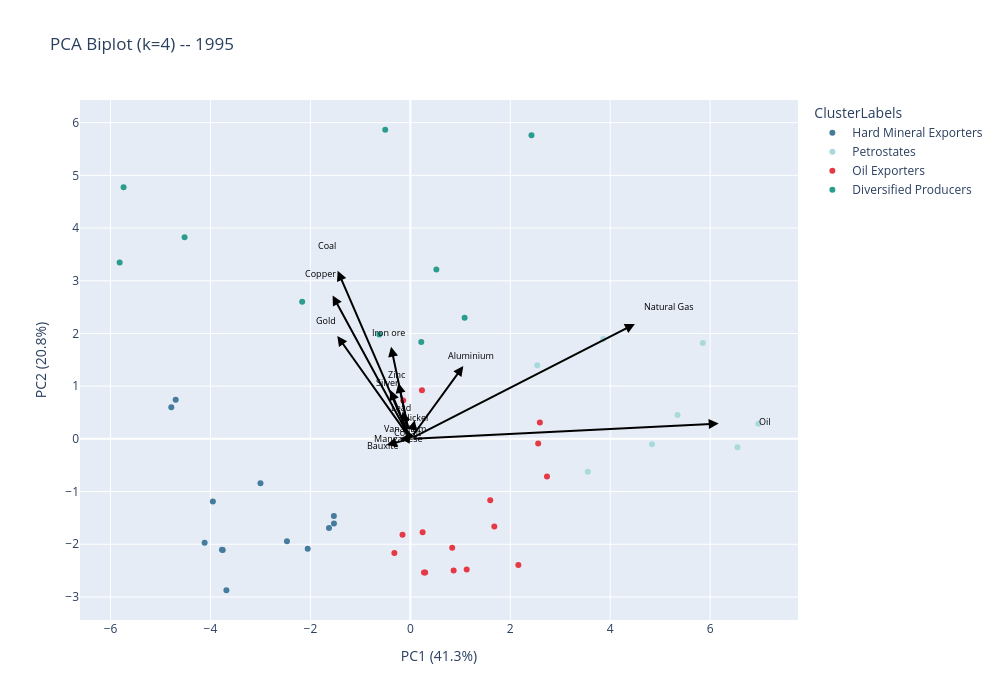
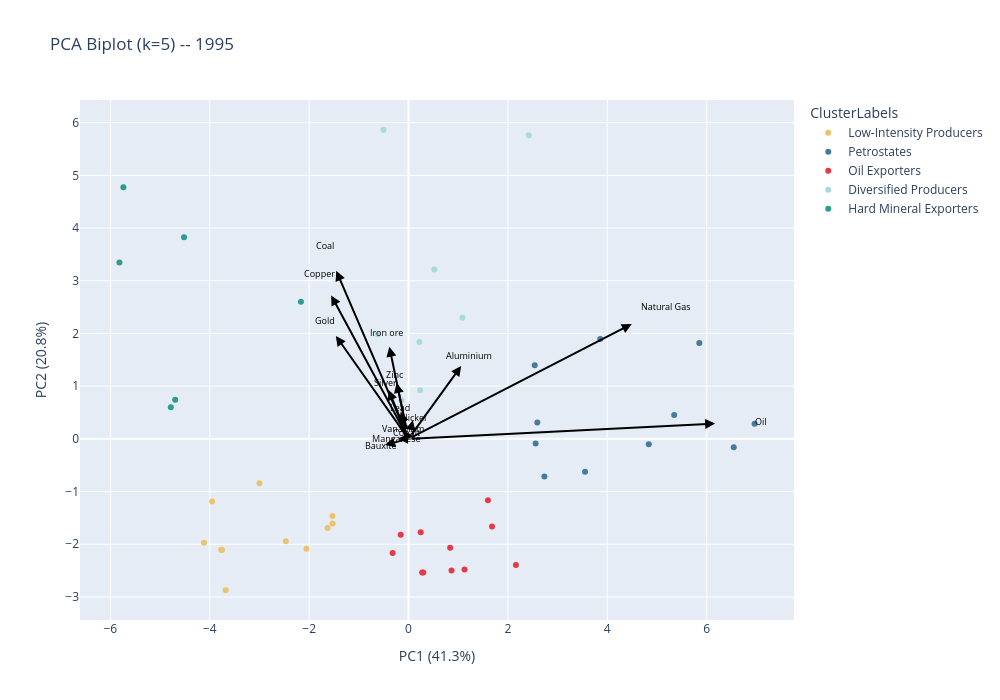
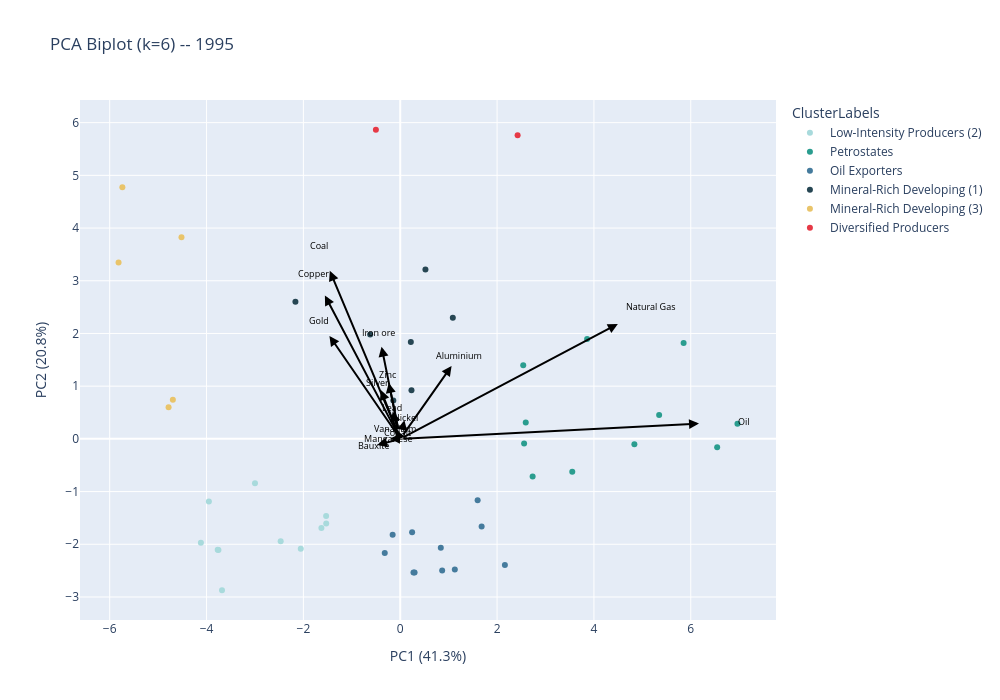

Notebook cell for these charts, in order:
### Markdown cell above
## 6. Biplots: PCA Space with Cluster Assignments

One biplot per k value (using the 1995 snapshot), showing how the PCA space
is partitioned as the number of clusters increases.

### Code cell
def create_biplot(pca_df, pca_model, feature_cols, k, title_suffix=""):
    """Create PCA biplot with cluster colours and loading arrows."""

    loadings_plot = pca_model.components_.T * np.sqrt(pca_model.explained_variance_)
    loadings_df = pd.DataFrame(loadings_plot[:, :2], columns=["PC1", "PC2"], index=feature_cols)
    scale_factor = 2.5
    loadings_scaled = loadings_df * scale_factor

    importance = loadings_df.abs().sum(axis=1)
    top_n = min(15, len(feature_cols))
    top_feats = importance.nlargest(top_n).index

    palette = PALETTES.get(k, px.colors.qualitative.Bold[:k])
    color_map = {}
    for cid in sorted(pca_df["Cluster"].unique()):
        lbl = pca_df[pca_df["Cluster"] == cid]["ClusterLabels"].iloc[0]
        color_map[lbl] = palette[cid % len(palette)]

    fig = px.scatter(
        pca_df, x="PC1", y="PC2",
        color="ClusterLabels",
        hover_data=["Country", "Country Code", "Year"],
        title=f"PCA Biplot (k={k}){title_suffix}",
        color_discrete_map=color_map,
    )

    for feat in top_feats:
        fig.add_annotation(
            x=loadings_scaled.loc[feat, "PC1"],
            y=loadings_scaled.loc[feat, "PC2"],
            ax=0, ay=0, xref="x", yref="y", axref="x", ayref="y",
            showarrow=True, arrowhead=2, arrowsize=1, arrowwidth=2, arrowcolor="black",
        )
        fig.add_annotation(
            x=loadings_scaled.loc[feat, "PC1"] * 1.15,
            y=loadings_scaled.loc[feat, "PC2"] * 1.15,
            text=feat, showarrow=False,
            font=dict(size=9, color="black"),
        )

    var1 = pca_model.explained_variance_ratio_[0] * 100
    var2 = pca_model.explained_variance_ratio_[1] * 100
    fig.update_layout(
        width=1000, height=700,
        xaxis_title=f"PC1 ({var1:.1f}%)",
        yaxis_title=f"PC2 ({var2:.1f}%)",
    )
    return fig


for k in K_VALUES:
    fig = create_biplot(
        results[(k, "1995")], pca_models[(k, "1995")],
        feat_cols[(k, "1995")], k, f" -- 1995"
    )
    fig.show()
    fig.write_html(f"Graphics/NB4/biplot_k{k}_1995.html")

### Figure 1 — Plotly figure (JSON) as saved in the notebook; plotly's stock layout.template omitted (floating-point values rounded to 4 significant figures)
{"data": [{"customdata": [["Albania", "ALB", 1995.0], ["Bosnia and Herzegovina", "BIH", 1995.0], ["Botswana", "BWA", 1995.0], ["Congo, Dem. Rep.", "COD", 1995.0], ["Dominican Republic", "DOM", 1995.0], ["Ghana", "GHA", 1995.0], ["Guinea", "GIN", 1995.0], ["Jamaica", "JAM", 1995.0], ["Mauritania", "MRT", 1995.0], ["Myanmar", "MMR", 1995.0], ["Pakistan", "PAK", 1995.0], ["Viet Nam", "VNM", 1995.0], ["Zimbabwe", "ZWE", 1995.0]], "hovertemplate": "ClusterLabels=Hard Mineral Exporters<br>PC1=%{x}<br>PC2=%{y}<br>Country=%{customdata[0]}<br>Country Code=%{customdata[1]}<br>Year=%{customdata[2]}<extra></extra>", "legendgroup": "Hard Mineral Exporters", "marker": {"color": "#457B9D", "symbol": "circle"}, "mode": "markers", "name": "Hard Mineral Exporters", "orientation": "v", "showlegend": true, "type": "scatter", "x": [-1.531, -3.952, -4.696, -2.469, -3.754, -3.0, -4.117, -3.681, -3.769, -2.054, -1.529, -1.628, -4.784], "xaxis": "x", "y": [-1.464, -1.187, 0.7426, -1.941, -2.108, -0.8415, -1.973, -2.872, -2.104, -2.083, -1.605, -1.692, 0.6007], "yaxis": "y"}, {"customdata": [["Algeria", "DZA", 1995.0], ["Bahrain", "BHR", 1995.0], ["Iran, Islamic Rep.", "IRN", 1995.0], ["Kuwait", "KWT", 1995.0], ["Oman", "OMN", 1995.0], ["Qatar", "QAT", 1995.0], ["Saudi Arabia", "SAU", 1995.0], ["Venezuela, RB", "VEN", 1995.0]], "hovertemplate": "ClusterLabels=Petrostates<br>PC1=%{x}<br>PC2=%{y}<br>Country=%{customdata[0]}<br>Country Code=%{customdata[1]}<br>Year=%{customdata[2]}<extra></extra>", "legendgroup": "Petrostates", "marker": {"color": "#A8DADC", "symbol": "circle"}, "mode": "markers", "name": "Petrostates", "orientation": "v", "showlegend": true, "type": "scatter", "x": [3.553, 5.852, 2.54, 6.545, 4.835, 6.964, 5.347, 3.859], "xaxis": "x", "y": [-0.6246, 1.817, 1.396, -0.1587, -0.1022, 0.2888, 0.453, 1.897], "yaxis": "y"}, {"customdata": [["Angola", "AGO", 1995.0], ["Argentina", "ARG", 1995.0], ["Azerbaijan", "AZE", 1995.0], ["Bolivia", "BOL", 1995.0], ["Cameroon", "CMR", 1995.0], ["Colombia", "COL", 1995.0], ["Congo, Rep.", "COG", 1995.0], ["Ecuador", "ECU", 1995.0], ["Egypt, Arab Rep.", "EGY", 1995.0], ["Estonia", "EST", 1995.0], ["Gabon", "GAB", 1995.0], ["Iraq", "IRQ", 1995.0], ["Malaysia", "MYS", 1995.0], ["Nigeria", "NGA", 1995.0], ["Tunisia", "TUN", 1995.0], ["Yemen, Rep.", "YEM", 1995.0]], "hovertemplate": "ClusterLabels=Oil Exporters<br>PC1=%{x}<br>PC2=%{y}<br>Country=%{customdata[0]}<br>Country Code=%{customdata[1]}<br>Year=%{customdata[2]}<extra></extra>", "legendgroup": "Oil Exporters", "marker": {"color": "#E63946", "symbol": "circle"}, "mode": "markers", "name": "Oil Exporters", "orientation": "v", "showlegend": true, "type": "scatter", "x": [0.8657, 2.558, 2.734, -0.1429, -0.157, 0.2322, 1.127, 0.2452, 1.598, 0.2964, 2.161, 1.681, 2.592, 0.8375, -0.3199, 0.2733], "xaxis": "x", "y": [-2.497, -0.0867, -0.7148, 0.7256, -1.821, 0.9226, -2.479, -1.774, -1.165, -2.534, -2.394, -1.664, 0.3122, -2.064, -2.163, -2.536], "yaxis": "y"}, {"customdata": [["Chile", "CHL", 1995.0], ["Indonesia", "IDN", 1995.0], ["Kazakhstan", "KAZ", 1995.0], ["Mexico", "MEX", 1995.0], ["Mongolia", "MNG", 1995.0], ["Peru", "PER", 1995.0], ["Romania", "ROU", 1995.0], ["Russian Federation", "RUS", 1995.0], ["South Africa", "ZAF", 1995.0], ["Ukraine", "UKR", 1995.0]], "hovertemplate": "ClusterLabels=Diversified Producers<br>PC1=%{x}<br>PC2=%{y}<br>Country=%{customdata[0]}<br>Country Code=%{customdata[1]}<br>Year=%{customdata[2]}<extra></extra>", "legendgroup": "Diversified Producers", "marker": {"color": "#2A9D8F", "symbol": "circle"}, "mode": "markers", "name": "Diversified Producers", "orientation": "v", "showlegend": true, "type": "scatter", "x": [-4.518, 0.2186, -0.5026, 1.086, -5.817, -2.165, 0.5203, 2.424, -5.738, -0.6206], "xaxis": "x", "y": [3.825, 1.838, 5.865, 2.296, 3.346, 2.6, 3.212, 5.759, 4.774, 1.979], "yaxis": "y"}], "layout": {"annotations": [{"arrowcolor": "black", "arrowhead": 2, "arrowsize": 1, "arrowwidth": 2, "ax": 0, "axref": "x", "ay": 0, "ayref": "y", "showarrow": true, "x": 4.494, "xref": "x", "y": 2.179, "yref": "y"}, {"font": {"color": "black", "size": 9}, "showarrow": false, "text": "Natural Gas", "x": 5.168, "y": 2.506}, {"arrowcolor": "black", "arrowhead": 2, "arrowsize": 1, "arrowwidth": 2, "ax": 0, "axref": "x", "ay": 0, "ayref": "y", "showarrow": true, "x": 6.17, "xref": "x", "y": 0.2895, "yref": "y"}, {"font": {"color": "black", "size": 9}, "showarrow": false, "text": "Oil", "x": 7.096, "y": 0.333}, {"arrowcolor": "black", "arrowhead": 2, "arrowsize": 1, "arrowwidth": 2, "ax": 0, "axref": "x", "ay": 0, "ayref": "y", "showarrow": true, "x": -1.455, "xref": "x", "y": 3.188, "yref": "y"}, {"font": {"color": "black", "size": 9}, "showarrow": false, "text": "Coal", "x": -1.673, "y": 3.666}, {"arrowcolor": "black", "arrowhead": 2, "arrowsize": 1, "arrowwidth": 2, "ax": 0, "axref": "x", "ay": 0, "ayref": "y", "showarrow": true, "x": -1.556, "xref": "x", "y": 2.722, "yref": "y"}, {"font": {"color": "black", "size": 9}, "showarrow": false, "text": "Copper", "x": -1.79, "y": 3.131}, {"arrowcolor": "black", "arrowhead": 2, "arrowsize": 1, "arrowwidth": 2, "ax": 0, "axref": "x", "ay": 0, "ayref": "y", "showarrow": true, "x": -1.462, "xref": "x", "y": 1.954, "yref": "y"}, {"font": {"color": "black", "size": 9}, "showarrow": false, "text": "Gold", "x": -1.681, "y": 2.247}, {"arrowcolor": "black", "arrowhead": 2, "arrowsize": 1, "arrowwidth": 2, "ax": 0, "axref": "x", "ay": 0, "ayref": "y", "showarrow": true, "x": 1.06, "xref": "x", "y": 1.382, "yref": "y"}, {"font": {"color": "black", "size": 9}, "showarrow": false, "text": "Aluminium", "x": 1.219, "y": 1.59}, {"arrowcolor": "black", "arrowhead": 2, "arrowsize": 1, "arrowwidth": 2, "ax": 0, "axref": "x", "ay": 0, "ayref": "y", "showarrow": true, "x": -0.3861, "xref": "x", "y": 1.75, "yref": "y"}, {"font": {"color": "black", "size": 9}, "showarrow": false, "text": "Iron ore", "x": -0.4441, "y": 2.012}, {"arrowcolor": "black", "arrowhead": 2, "arrowsize": 1, "arrowwidth": 2, "ax": 0, "axref": "x", "ay": 0, "ayref": "y", "showarrow": true, "x": -0.4005, "xref": "x", "y": 0.9256, "yref": "y"}, {"font": {"color": "black", "size": 9}, "showarrow": false, "text": "Silver", "x": -0.4605, "y": 1.064}, {"arrowcolor": "black", "arrowhead": 2, "arrowsize": 1, "arrowwidth": 2, "ax": 0, "axref": "x", "ay": 0, "ayref": "y", "showarrow": true, "x": -0.2371, "xref": "x", "y": 1.06, "yref": "y"}, {"font": {"color": "black", "size": 9}, "showarrow": false, "text": "Zinc", "x": -0.2727, "y": 1.219}, {"arrowcolor": "black", "arrowhead": 2, "arrowsize": 1, "arrowwidth": 2, "ax": 0, "axref": "x", "ay": 0, "ayref": "y", "showarrow": true, "x": -0.1548, "xref": "x", "y": 0.5176, "yref": "y"}, {"font": {"color": "black", "size": 9}, "showarrow": false, "text": "Lead", "x": -0.1781, "y": 0.5952}, {"arrowcolor": "black", "arrowhead": 2, "arrowsize": 1, "arrowwidth": 2, "ax": 0, "axref": "x", "ay": 0, "ayref": "y", "showarrow": true, "x": -0.4761, "xref": "x", "y": -0.1167, "yref": "y"}, {"font": {"color": "black", "size": 9}, "showarrow": false, "text": "Bauxite", "x": -0.5475, "y": -0.1343}, {"arrowcolor": "black", "arrowhead": 2, "arrowsize": 1, "arrowwidth": 2, "ax": 0, "axref": "x", "ay": 0, "ayref": "y", "showarrow": true, "x": 0.08654, "xref": "x", "y": 0.3547, "yref": "y"}, {"font": {"color": "black", "size": 9}, "showarrow": false, "text": "Nickel", "x": 0.09952, "y": 0.4079}, {"arrowcolor": "black", "arrowhead": 2, "arrowsize": 1, "arrowwidth": 2, "ax": 0, "axref": "x", "ay": 0, "ayref": "y", "showarrow": true, "x": -0.09124, "xref": "x", "y": 0.1732, "yref": "y"}, {"font": {"color": "black", "size": 9}, "showarrow": false, "text": "Vanadium", "x": -0.1049, "y": 0.1992}, {"arrowcolor": "black", "arrowhead": 2, "arrowsize": 1, "arrowwidth": 2, "ax": 0, "axref": "x", "ay": 0, "ayref": "y", "showarrow": true, "x": -0.2098, "xref": "x", "y": 0.006134, "yref": "y"}, {"font": {"color": "black", "size": 9}, "showarrow": false, "text": "Manganese", "x": -0.2413, "y": 0.007054}, {"arrowcolor": "black", "arrowhead": 2, "arrowsize": 1, "arrowwidth": 2, "ax": 0, "axref": "x", "ay": 0, "ayref": "y", "showarrow": true, "x": -0.0433, "xref": "x", "y": 0.09971, "yref": "y"}, {"font": {"color": "black", "size": 9}, "showarrow": false, "text": "Cobalt", "x": -0.0498, "y": 0.1147}], "height": 700, "legend": {"title": {"text": "ClusterLabels"}, "tracegroupgap": 0}, "title": {"text": "PCA Biplot (k=4) -- 1995"}, "width": 1000, "xaxis": {"anchor": "y", "domain": [0.0, 1.0], "title": {"text": "PC1 (41.3%)"}}, "yaxis": {"anchor": "x", "domain": [0.0, 1.0], "title": {"text": "PC2 (20.8%)"}}}}

### Figure 2 — Plotly figure (JSON) as saved in the notebook; plotly's stock layout.template omitted (floating-point values rounded to 4 significant figures)
{"data": [{"customdata": [["Albania", "ALB", 1995.0], ["Bosnia and Herzegovina", "BIH", 1995.0], ["Congo, Dem. Rep.", "COD", 1995.0], ["Dominican Republic", "DOM", 1995.0], ["Ghana", "GHA", 1995.0], ["Guinea", "GIN", 1995.0], ["Jamaica", "JAM", 1995.0], ["Mauritania", "MRT", 1995.0], ["Myanmar", "MMR", 1995.0], ["Pakistan", "PAK", 1995.0], ["Viet Nam", "VNM", 1995.0]], "hovertemplate": "ClusterLabels=Low-Intensity Producers<br>PC1=%{x}<br>PC2=%{y}<br>Country=%{customdata[0]}<br>Country Code=%{customdata[1]}<br>Year=%{customdata[2]}<extra></extra>", "legendgroup": "Low-Intensity Producers", "marker": {"color": "#E9C46A", "symbol": "circle"}, "mode": "markers", "name": "Low-Intensity Producers", "orientation": "v", "showlegend": true, "type": "scatter", "x": [-1.531, -3.952, -2.469, -3.754, -3.0, -4.117, -3.681, -3.769, -2.054, -1.529, -1.628], "xaxis": "x", "y": [-1.464, -1.187, -1.941, -2.108, -0.8415, -1.973, -2.872, -2.104, -2.083, -1.605, -1.692], "yaxis": "y"}, {"customdata": [["Algeria", "DZA", 1995.0], ["Argentina", "ARG", 1995.0], ["Azerbaijan", "AZE", 1995.0], ["Bahrain", "BHR", 1995.0], ["Iran, Islamic Rep.", "IRN", 1995.0], ["Kuwait", "KWT", 1995.0], ["Malaysia", "MYS", 1995.0], ["Oman", "OMN", 1995.0], ["Qatar", "QAT", 1995.0], ["Saudi Arabia", "SAU", 1995.0], ["Venezuela, RB", "VEN", 1995.0]], "hovertemplate": "ClusterLabels=Petrostates<br>PC1=%{x}<br>PC2=%{y}<br>Country=%{customdata[0]}<br>Country Code=%{customdata[1]}<br>Year=%{customdata[2]}<extra></extra>", "legendgroup": "Petrostates", "marker": {"color": "#457B9D", "symbol": "circle"}, "mode": "markers", "name": "Petrostates", "orientation": "v", "showlegend": true, "type": "scatter", "x": [3.553, 2.558, 2.734, 5.852, 2.54, 6.545, 2.592, 4.835, 6.964, 5.347, 3.859], "xaxis": "x", "y": [-0.6246, -0.0867, -0.7148, 1.817, 1.396, -0.1587, 0.3122, -0.1022, 0.2888, 0.453, 1.897], "yaxis": "y"}, {"customdata": [["Angola", "AGO", 1995.0], ["Cameroon", "CMR", 1995.0], ["Congo, Rep.", "COG", 1995.0], ["Ecuador", "ECU", 1995.0], ["Egypt, Arab Rep.", "EGY", 1995.0], ["Estonia", "EST", 1995.0], ["Gabon", "GAB", 1995.0], ["Iraq", "IRQ", 1995.0], ["Nigeria", "NGA", 1995.0], ["Tunisia", "TUN", 1995.0], ["Yemen, Rep.", "YEM", 1995.0]], "hovertemplate": "ClusterLabels=Oil Exporters<br>PC1=%{x}<br>PC2=%{y}<br>Country=%{customdata[0]}<br>Country Code=%{customdata[1]}<br>Year=%{customdata[2]}<extra></extra>", "legendgroup": "Oil Exporters", "marker": {"color": "#E63946", "symbol": "circle"}, "mode": "markers", "name": "Oil Exporters", "orientation": "v", "showlegend": true, "type": "scatter", "x": [0.8657, -0.157, 1.127, 0.2452, 1.598, 0.2964, 2.161, 1.681, 0.8375, -0.3199, 0.2733], "xaxis": "x", "y": [-2.497, -1.821, -2.479, -1.774, -1.165, -2.534, -2.394, -1.664, -2.064, -2.163, -2.536], "yaxis": "y"}, {"customdata": [["Bolivia", "BOL", 1995.0], ["Colombia", "COL", 1995.0], ["Indonesia", "IDN", 1995.0], ["Kazakhstan", "KAZ", 1995.0], ["Mexico", "MEX", 1995.0], ["Romania", "ROU", 1995.0], ["Russian Federation", "RUS", 1995.0], ["Ukraine", "UKR", 1995.0]], "hovertemplate": "ClusterLabels=Diversified Producers<br>PC1=%{x}<br>PC2=%{y}<br>Country=%{customdata[0]}<br>Country Code=%{customdata[1]}<br>Year=%{customdata[2]}<extra></extra>", "legendgroup": "Diversified Producers", "marker": {"color": "#A8DADC", "symbol": "circle"}, "mode": "markers", "name": "Diversified Producers", "orientation": "v", "showlegend": true, "type": "scatter", "x": [-0.1429, 0.2322, 0.2186, -0.5026, 1.086, 0.5203, 2.424, -0.6206], "xaxis": "x", "y": [0.7256, 0.9226, 1.838, 5.865, 2.296, 3.212, 5.759, 1.979], "yaxis": "y"}, {"customdata": [["Botswana", "BWA", 1995.0], ["Chile", "CHL", 1995.0], ["Mongolia", "MNG", 1995.0], ["Peru", "PER", 1995.0], ["South Africa", "ZAF", 1995.0], ["Zimbabwe", "ZWE", 1995.0]], "hovertemplate": "ClusterLabels=Hard Mineral Exporters<br>PC1=%{x}<br>PC2=%{y}<br>Country=%{customdata[0]}<br>Country Code=%{customdata[1]}<br>Year=%{customdata[2]}<extra></extra>", "legendgroup": "Hard Mineral Exporters", "marker": {"color": "#2A9D8F", "symbol": "circle"}, "mode": "markers", "name": "Hard Mineral Exporters", "orientation": "v", "showlegend": true, "type": "scatter", "x": [-4.696, -4.518, -5.817, -2.165, -5.738, -4.784], "xaxis": "x", "y": [0.7426, 3.825, 3.346, 2.6, 4.774, 0.6007], "yaxis": "y"}], "layout": {"annotations": [{"arrowcolor": "black", "arrowhead": 2, "arrowsize": 1, "arrowwidth": 2, "ax": 0, "axref": "x", "ay": 0, "ayref": "y", "showarrow": true, "x": 4.494, "xref": "x", "y": 2.179, "yref": "y"}, {"font": {"color": "black", "size": 9}, "showarrow": false, "text": "Natural Gas", "x": 5.168, "y": 2.506}, {"arrowcolor": "black", "arrowhead": 2, "arrowsize": 1, "arrowwidth": 2, "ax": 0, "axref": "x", "ay": 0, "ayref": "y", "showarrow": true, "x": 6.17, "xref": "x", "y": 0.2895, "yref": "y"}, {"font": {"color": "black", "size": 9}, "showarrow": false, "text": "Oil", "x": 7.096, "y": 0.333}, {"arrowcolor": "black", "arrowhead": 2, "arrowsize": 1, "arrowwidth": 2, "ax": 0, "axref": "x", "ay": 0, "ayref": "y", "showarrow": true, "x": -1.455, "xref": "x", "y": 3.188, "yref": "y"}, {"font": {"color": "black", "size": 9}, "showarrow": false, "text": "Coal", "x": -1.673, "y": 3.666}, {"arrowcolor": "black", "arrowhead": 2, "arrowsize": 1, "arrowwidth": 2, "ax": 0, "axref": "x", "ay": 0, "ayref": "y", "showarrow": true, "x": -1.556, "xref": "x", "y": 2.722, "yref": "y"}, {"font": {"color": "black", "size": 9}, "showarrow": false, "text": "Copper", "x": -1.79, "y": 3.131}, {"arrowcolor": "black", "arrowhead": 2, "arrowsize": 1, "arrowwidth": 2, "ax": 0, "axref": "x", "ay": 0, "ayref": "y", "showarrow": true, "x": -1.462, "xref": "x", "y": 1.954, "yref": "y"}, {"font": {"color": "black", "size": 9}, "showarrow": false, "text": "Gold", "x": -1.681, "y": 2.247}, {"arrowcolor": "black", "arrowhead": 2, "arrowsize": 1, "arrowwidth": 2, "ax": 0, "axref": "x", "ay": 0, "ayref": "y", "showarrow": true, "x": 1.06, "xref": "x", "y": 1.382, "yref": "y"}, {"font": {"color": "black", "size": 9}, "showarrow": false, "text": "Aluminium", "x": 1.219, "y": 1.59}, {"arrowcolor": "black", "arrowhead": 2, "arrowsize": 1, "arrowwidth": 2, "ax": 0, "axref": "x", "ay": 0, "ayref": "y", "showarrow": true, "x": -0.3861, "xref": "x", "y": 1.75, "yref": "y"}, {"font": {"color": "black", "size": 9}, "showarrow": false, "text": "Iron ore", "x": -0.4441, "y": 2.012}, {"arrowcolor": "black", "arrowhead": 2, "arrowsize": 1, "arrowwidth": 2, "ax": 0, "axref": "x", "ay": 0, "ayref": "y", "showarrow": true, "x": -0.4005, "xref": "x", "y": 0.9256, "yref": "y"}, {"font": {"color": "black", "size": 9}, "showarrow": false, "text": "Silver", "x": -0.4605, "y": 1.064}, {"arrowcolor": "black", "arrowhead": 2, "arrowsize": 1, "arrowwidth": 2, "ax": 0, "axref": "x", "ay": 0, "ayref": "y", "showarrow": true, "x": -0.2371, "xref": "x", "y": 1.06, "yref": "y"}, {"font": {"color": "black", "size": 9}, "showarrow": false, "text": "Zinc", "x": -0.2727, "y": 1.219}, {"arrowcolor": "black", "arrowhead": 2, "arrowsize": 1, "arrowwidth": 2, "ax": 0, "axref": "x", "ay": 0, "ayref": "y", "showarrow": true, "x": -0.1548, "xref": "x", "y": 0.5176, "yref": "y"}, {"font": {"color": "black", "size": 9}, "showarrow": false, "text": "Lead", "x": -0.1781, "y": 0.5952}, {"arrowcolor": "black", "arrowhead": 2, "arrowsize": 1, "arrowwidth": 2, "ax": 0, "axref": "x", "ay": 0, "ayref": "y", "showarrow": true, "x": -0.4761, "xref": "x", "y": -0.1167, "yref": "y"}, {"font": {"color": "black", "size": 9}, "showarrow": false, "text": "Bauxite", "x": -0.5475, "y": -0.1343}, {"arrowcolor": "black", "arrowhead": 2, "arrowsize": 1, "arrowwidth": 2, "ax": 0, "axref": "x", "ay": 0, "ayref": "y", "showarrow": true, "x": 0.08654, "xref": "x", "y": 0.3547, "yref": "y"}, {"font": {"color": "black", "size": 9}, "showarrow": false, "text": "Nickel", "x": 0.09952, "y": 0.4079}, {"arrowcolor": "black", "arrowhead": 2, "arrowsize": 1, "arrowwidth": 2, "ax": 0, "axref": "x", "ay": 0, "ayref": "y", "showarrow": true, "x": -0.09124, "xref": "x", "y": 0.1732, "yref": "y"}, {"font": {"color": "black", "size": 9}, "showarrow": false, "text": "Vanadium", "x": -0.1049, "y": 0.1992}, {"arrowcolor": "black", "arrowhead": 2, "arrowsize": 1, "arrowwidth": 2, "ax": 0, "axref": "x", "ay": 0, "ayref": "y", "showarrow": true, "x": -0.2098, "xref": "x", "y": 0.006134, "yref": "y"}, {"font": {"color": "black", "size": 9}, "showarrow": false, "text": "Manganese", "x": -0.2413, "y": 0.007054}, {"arrowcolor": "black", "arrowhead": 2, "arrowsize": 1, "arrowwidth": 2, "ax": 0, "axref": "x", "ay": 0, "ayref": "y", "showarrow": true, "x": -0.0433, "xref": "x", "y": 0.09971, "yref": "y"}, {"font": {"color": "black", "size": 9}, "showarrow": false, "text": "Cobalt", "x": -0.0498, "y": 0.1147}], "height": 700, "legend": {"title": {"text": "ClusterLabels"}, "tracegroupgap": 0}, "title": {"text": "PCA Biplot (k=5) -- 1995"}, "width": 1000, "xaxis": {"anchor": "y", "domain": [0.0, 1.0], "title": {"text": "PC1 (41.3%)"}}, "yaxis": {"anchor": "x", "domain": [0.0, 1.0], "title": {"text": "PC2 (20.8%)"}}}}

### Figure 3 — Plotly figure (JSON) as saved in the notebook; plotly's stock layout.template omitted (floating-point values rounded to 4 significant figures)
{"data": [{"customdata": [["Albania", "ALB", 1995.0], ["Bosnia and Herzegovina", "BIH", 1995.0], ["Congo, Dem. Rep.", "COD", 1995.0], ["Dominican Republic", "DOM", 1995.0], ["Ghana", "GHA", 1995.0], ["Guinea", "GIN", 1995.0], ["Jamaica", "JAM", 1995.0], ["Mauritania", "MRT", 1995.0], ["Myanmar", "MMR", 1995.0], ["Pakistan", "PAK", 1995.0], ["Viet Nam", "VNM", 1995.0]], "hovertemplate": "ClusterLabels=Low-Intensity Producers (2)<br>PC1=%{x}<br>PC2=%{y}<br>Country=%{customdata[0]}<br>Country Code=%{customdata[1]}<br>Year=%{customdata[2]}<extra></extra>", "legendgroup": "Low-Intensity Producers (2)", "marker": {"color": "#A8DADC", "symbol": "circle"}, "mode": "markers", "name": "Low-Intensity Producers (2)", "orientation": "v", "showlegend": true, "type": "scatter", "x": [-1.531, -3.952, -2.469, -3.754, -3.0, -4.117, -3.681, -3.769, -2.054, -1.529, -1.628], "xaxis": "x", "y": [-1.464, -1.187, -1.941, -2.108, -0.8415, -1.973, -2.872, -2.104, -2.083, -1.605, -1.692], "yaxis": "y"}, {"customdata": [["Algeria", "DZA", 1995.0], ["Argentina", "ARG", 1995.0], ["Azerbaijan", "AZE", 1995.0], ["Bahrain", "BHR", 1995.0], ["Iran, Islamic Rep.", "IRN", 1995.0], ["Kuwait", "KWT", 1995.0], ["Malaysia", "MYS", 1995.0], ["Oman", "OMN", 1995.0], ["Qatar", "QAT", 1995.0], ["Saudi Arabia", "SAU", 1995.0], ["Venezuela, RB", "VEN", 1995.0]], "hovertemplate": "ClusterLabels=Petrostates<br>PC1=%{x}<br>PC2=%{y}<br>Country=%{customdata[0]}<br>Country Code=%{customdata[1]}<br>Year=%{customdata[2]}<extra></extra>", "legendgroup": "Petrostates", "marker": {"color": "#2A9D8F", "symbol": "circle"}, "mode": "markers", "name": "Petrostates", "orientation": "v", "showlegend": true, "type": "scatter", "x": [3.553, 2.558, 2.734, 5.852, 2.54, 6.545, 2.592, 4.835, 6.964, 5.347, 3.859], "xaxis": "x", "y": [-0.6246, -0.0867, -0.7148, 1.817, 1.396, -0.1587, 0.3122, -0.1022, 0.2888, 0.453, 1.897], "yaxis": "y"}, {"customdata": [["Angola", "AGO", 1995.0], ["Cameroon", "CMR", 1995.0], ["Congo, Rep.", "COG", 1995.0], ["Ecuador", "ECU", 1995.0], ["Egypt, Arab Rep.", "EGY", 1995.0], ["Estonia", "EST", 1995.0], ["Gabon", "GAB", 1995.0], ["Iraq", "IRQ", 1995.0], ["Nigeria", "NGA", 1995.0], ["Tunisia", "TUN", 1995.0], ["Yemen, Rep.", "YEM", 1995.0]], "hovertemplate": "ClusterLabels=Oil Exporters<br>PC1=%{x}<br>PC2=%{y}<br>Country=%{customdata[0]}<br>Country Code=%{customdata[1]}<br>Year=%{customdata[2]}<extra></extra>", "legendgroup": "Oil Exporters", "marker": {"color": "#457B9D", "symbol": "circle"}, "mode": "markers", "name": "Oil Exporters", "orientation": "v", "showlegend": true, "type": "scatter", "x": [0.8657, -0.157, 1.127, 0.2452, 1.598, 0.2964, 2.161, 1.681, 0.8375, -0.3199, 0.2733], "xaxis": "x", "y": [-2.497, -1.821, -2.479, -1.774, -1.165, -2.534, -2.394, -1.664, -2.064, -2.163, -2.536], "yaxis": "y"}, {"customdata": [["Bolivia", "BOL", 1995.0], ["Colombia", "COL", 1995.0], ["Indonesia", "IDN", 1995.0], ["Mexico", "MEX", 1995.0], ["Peru", "PER", 1995.0], ["Romania", "ROU", 1995.0], ["Ukraine", "UKR", 1995.0]], "hovertemplate": "ClusterLabels=Mineral-Rich Developing (1)<br>PC1=%{x}<br>PC2=%{y}<br>Country=%{customdata[0]}<br>Country Code=%{customdata[1]}<br>Year=%{customdata[2]}<extra></extra>", "legendgroup": "Mineral-Rich Developing (1)", "marker": {"color": "#264653", "symbol": "circle"}, "mode": "markers", "name": "Mineral-Rich Developing (1)", "orientation": "v", "showlegend": true, "type": "scatter", "x": [-0.1429, 0.2322, 0.2186, 1.086, -2.165, 0.5203, -0.6206], "xaxis": "x", "y": [0.7256, 0.9226, 1.838, 2.296, 2.6, 3.212, 1.979], "yaxis": "y"}, {"customdata": [["Botswana", "BWA", 1995.0], ["Chile", "CHL", 1995.0], ["Mongolia", "MNG", 1995.0], ["South Africa", "ZAF", 1995.0], ["Zimbabwe", "ZWE", 1995.0]], "hovertemplate": "ClusterLabels=Mineral-Rich Developing (3)<br>PC1=%{x}<br>PC2=%{y}<br>Country=%{customdata[0]}<br>Country Code=%{customdata[1]}<br>Year=%{customdata[2]}<extra></extra>", "legendgroup": "Mineral-Rich Developing (3)", "marker": {"color": "#E9C46A", "symbol": "circle"}, "mode": "markers", "name": "Mineral-Rich Developing (3)", "orientation": "v", "showlegend": true, "type": "scatter", "x": [-4.696, -4.518, -5.817, -5.738, -4.784], "xaxis": "x", "y": [0.7426, 3.825, 3.346, 4.774, 0.6007], "yaxis": "y"}, {"customdata": [["Kazakhstan", "KAZ", 1995.0], ["Russian Federation", "RUS", 1995.0]], "hovertemplate": "ClusterLabels=Diversified Producers<br>PC1=%{x}<br>PC2=%{y}<br>Country=%{customdata[0]}<br>Country Code=%{customdata[1]}<br>Year=%{customdata[2]}<extra></extra>", "legendgroup": "Diversified Producers", "marker": {"color": "#E63946", "symbol": "circle"}, "mode": "markers", "name": "Diversified Producers", "orientation": "v", "showlegend": true, "type": "scatter", "x": [-0.5026, 2.424], "xaxis": "x", "y": [5.865, 5.759], "yaxis": "y"}], "layout": {"annotations": [{"arrowcolor": "black", "arrowhead": 2, "arrowsize": 1, "arrowwidth": 2, "ax": 0, "axref": "x", "ay": 0, "ayref": "y", "showarrow": true, "x": 4.494, "xref": "x", "y": 2.179, "yref": "y"}, {"font": {"color": "black", "size": 9}, "showarrow": false, "text": "Natural Gas", "x": 5.168, "y": 2.506}, {"arrowcolor": "black", "arrowhead": 2, "arrowsize": 1, "arrowwidth": 2, "ax": 0, "axref": "x", "ay": 0, "ayref": "y", "showarrow": true, "x": 6.17, "xref": "x", "y": 0.2895, "yref": "y"}, {"font": {"color": "black", "size": 9}, "showarrow": false, "text": "Oil", "x": 7.096, "y": 0.333}, {"arrowcolor": "black", "arrowhead": 2, "arrowsize": 1, "arrowwidth": 2, "ax": 0, "axref": "x", "ay": 0, "ayref": "y", "showarrow": true, "x": -1.455, "xref": "x", "y": 3.188, "yref": "y"}, {"font": {"color": "black", "size": 9}, "showarrow": false, "text": "Coal", "x": -1.673, "y": 3.666}, {"arrowcolor": "black", "arrowhead": 2, "arrowsize": 1, "arrowwidth": 2, "ax": 0, "axref": "x", "ay": 0, "ayref": "y", "showarrow": true, "x": -1.556, "xref": "x", "y": 2.722, "yref": "y"}, {"font": {"color": "black", "size": 9}, "showarrow": false, "text": "Copper", "x": -1.79, "y": 3.131}, {"arrowcolor": "black", "arrowhead": 2, "arrowsize": 1, "arrowwidth": 2, "ax": 0, "axref": "x", "ay": 0, "ayref": "y", "showarrow": true, "x": -1.462, "xref": "x", "y": 1.954, "yref": "y"}, {"font": {"color": "black", "size": 9}, "showarrow": false, "text": "Gold", "x": -1.681, "y": 2.247}, {"arrowcolor": "black", "arrowhead": 2, "arrowsize": 1, "arrowwidth": 2, "ax": 0, "axref": "x", "ay": 0, "ayref": "y", "showarrow": true, "x": 1.06, "xref": "x", "y": 1.382, "yref": "y"}, {"font": {"color": "black", "size": 9}, "showarrow": false, "text": "Aluminium", "x": 1.219, "y": 1.59}, {"arrowcolor": "black", "arrowhead": 2, "arrowsize": 1, "arrowwidth": 2, "ax": 0, "axref": "x", "ay": 0, "ayref": "y", "showarrow": true, "x": -0.3861, "xref": "x", "y": 1.75, "yref": "y"}, {"font": {"color": "black", "size": 9}, "showarrow": false, "text": "Iron ore", "x": -0.4441, "y": 2.012}, {"arrowcolor": "black", "arrowhead": 2, "arrowsize": 1, "arrowwidth": 2, "ax": 0, "axref": "x", "ay": 0, "ayref": "y", "showarrow": true, "x": -0.4005, "xref": "x", "y": 0.9256, "yref": "y"}, {"font": {"color": "black", "size": 9}, "showarrow": false, "text": "Silver", "x": -0.4605, "y": 1.064}, {"arrowcolor": "black", "arrowhead": 2, "arrowsize": 1, "arrowwidth": 2, "ax": 0, "axref": "x", "ay": 0, "ayref": "y", "showarrow": true, "x": -0.2371, "xref": "x", "y": 1.06, "yref": "y"}, {"font": {"color": "black", "size": 9}, "showarrow": false, "text": "Zinc", "x": -0.2727, "y": 1.219}, {"arrowcolor": "black", "arrowhead": 2, "arrowsize": 1, "arrowwidth": 2, "ax": 0, "axref": "x", "ay": 0, "ayref": "y", "showarrow": true, "x": -0.1548, "xref": "x", "y": 0.5176, "yref": "y"}, {"font": {"color": "black", "size": 9}, "showarrow": false, "text": "Lead", "x": -0.1781, "y": 0.5952}, {"arrowcolor": "black", "arrowhead": 2, "arrowsize": 1, "arrowwidth": 2, "ax": 0, "axref": "x", "ay": 0, "ayref": "y", "showarrow": true, "x": -0.4761, "xref": "x", "y": -0.1167, "yref": "y"}, {"font": {"color": "black", "size": 9}, "showarrow": false, "text": "Bauxite", "x": -0.5475, "y": -0.1343}, {"arrowcolor": "black", "arrowhead": 2, "arrowsize": 1, "arrowwidth": 2, "ax": 0, "axref": "x", "ay": 0, "ayref": "y", "showarrow": true, "x": 0.08654, "xref": "x", "y": 0.3547, "yref": "y"}, {"font": {"color": "black", "size": 9}, "showarrow": false, "text": "Nickel", "x": 0.09952, "y": 0.4079}, {"arrowcolor": "black", "arrowhead": 2, "arrowsize": 1, "arrowwidth": 2, "ax": 0, "axref": "x", "ay": 0, "ayref": "y", "showarrow": true, "x": -0.09124, "xref": "x", "y": 0.1732, "yref": "y"}, {"font": {"color": "black", "size": 9}, "showarrow": false, "text": "Vanadium", "x": -0.1049, "y": 0.1992}, {"arrowcolor": "black", "arrowhead": 2, "arrowsize": 1, "arrowwidth": 2, "ax": 0, "axref": "x", "ay": 0, "ayref": "y", "showarrow": true, "x": -0.2098, "xref": "x", "y": 0.006134, "yref": "y"}, {"font": {"color": "black", "size": 9}, "showarrow": false, "text": "Manganese", "x": -0.2413, "y": 0.007054}, {"arrowcolor": "black", "arrowhead": 2, "arrowsize": 1, "arrowwidth": 2, "ax": 0, "axref": "x", "ay": 0, "ayref": "y", "showarrow": true, "x": -0.0433, "xref": "x", "y": 0.09971, "yref": "y"}, {"font": {"color": "black", "size": 9}, "showarrow": false, "text": "Cobalt", "x": -0.0498, "y": 0.1147}], "height": 700, "legend": {"title": {"text": "ClusterLabels"}, "tracegroupgap": 0}, "title": {"text": "PCA Biplot (k=6) -- 1995"}, "width": 1000, "xaxis": {"anchor": "y", "domain": [0.0, 1.0], "title": {"text": "PC1 (41.3%)"}}, "yaxis": {"anchor": "x", "domain": [0.0, 1.0], "title": {"text": "PC2 (20.8%)"}}}}
